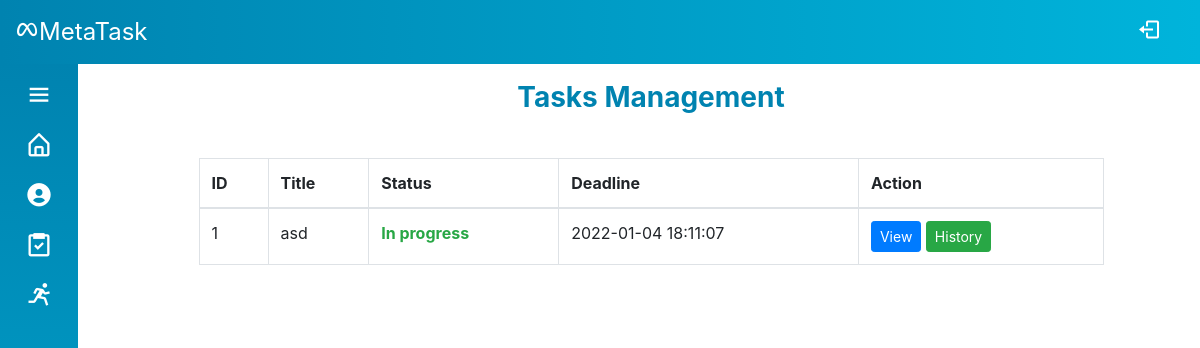
/Source/mvc/index.php (signed in), run on an earlier commit of the app's database.
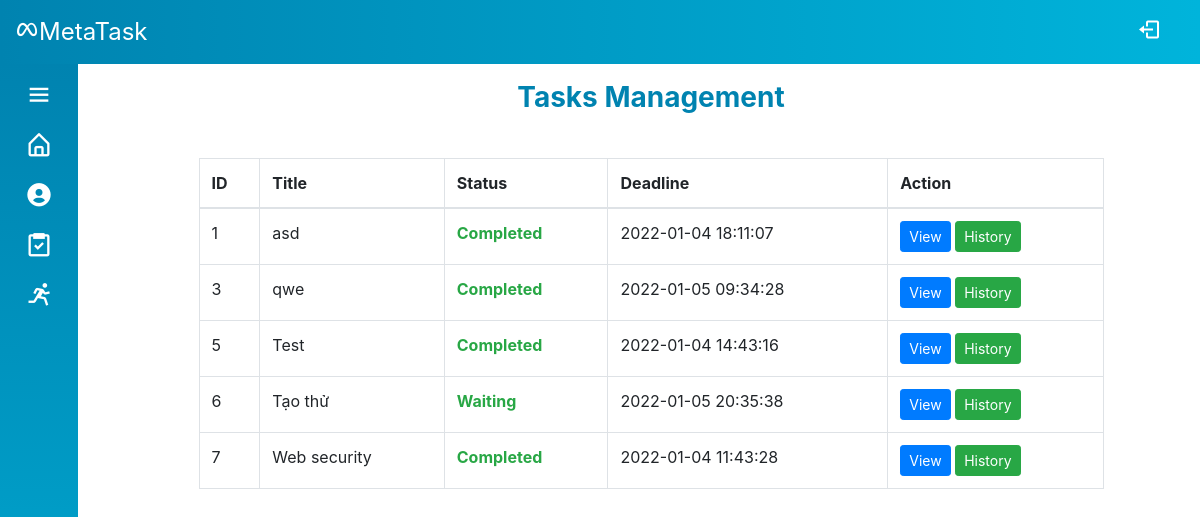
And on a later commit of the database.
### tables this page shows
CREATE TABLE `task` (
  `id` int(6) UNSIGNED NOT NULL,
  `manager_id` int(6) UNSIGNED NOT NULL,
  `staff_id` int(6) UNSIGNED NOT NULL,
  `title` varchar(100) NOT NULL,
  `description` varchar(200) DEFAULT NULL,
  `status` varchar(30) DEFAULT 'New',
  `rating` varchar(10) DEFAULT NULL,
  `date_created` timestamp NOT NULL DEFAULT current_timestamp(),
  `deadline` datetime NOT NULL
);

### Source/mvc/controllers/base_controller.php (called while the page is built, shortened)
<?php
    class BaseController {
        protected $name;
        public function render($view, $data = array()) {
            extract($data);
            require_once('views/' .$this->name . '/' . $view . '.php');
            $content = ob_get_clean();
            require_once('views/layout/template.php');
        }
    }
?>

### Source/mvc/controllers/task_controller.php (called while the page is built, shortened)
<?php
require_once('models/Task.php');
require_once('base_controller.php');
class TaskController extends BaseController
{
    public function indexStaff()
    {
        $tasks = Task::getAllAssignedTasks($_SESSION['id']);
        $data = array('tasks' => $tasks);
        $this->render('indexStaff', $data);
    }
}

### Source/mvc/route.php (called while the page is built, shortened)
<?php
$obj = new $className();
$obj->$action();

### Source/mvc/index.php (called while the page is built, shortened)
<?php
require_once('route.php');

### Source/mvc/models/Task.php (called while the page is built, shortened)
<?php
class Task
{
    public function __construct(
        $id,
        $managerID,
        $staffID,
        $title,
        $description,
        $status,
        $rating,
        $date,
        $deadline,
    ) {
        $this->id = $id;
        $this->title = $title;
        $this->status = $status;
        $this->deadline = $deadline;
    }
    public static function getAllAssignedTasks($staffID)
    {
        $sql = "SELECT * FROM task WHERE staff_id = :staffID AND status <> 'Canceled'";
        $conn = DB::getConnection();
        $stm = $conn->prepare($sql);
        $stm->execute(array('staffID' => $staffID));
        $data = array();
        foreach ($stm->fetchAll() as $item) {
            $data[] = new Task($item['id'], $item['manager_id'], $item['staff_id'], $item['title'], $item['description'], $item['status'], $item['rating'], $item['date_created'], $item['deadline']);
        }
        return $data;
    }
}

### Source/mvc/views/task/indexStaff.php (the view)
<div class="container-fluid">
    <div class="row">
        <div class="col-12 col-md-10 offset-md-1">
            <div class="profile-info">
                <div class="info-header mb-3">Tasks Management</div>
                <div class="info-body">
                    <div class="table-wrapper-scroll-y">
                        <table class="table table-bordered table-hover mt-4 table-responsive-md">
                            <thead>
                                <tr>
                                    <th>ID</th>
                                    <th>Title</th>
                                    <th>Status</th>
                                    <th>Deadline</th>
                                    <th>Action</th>
                                </tr>
                            </thead>
                            <tbody id="table-body">
                                <?php
                                foreach ($data['tasks'] as $s) {
                                ?>
                                    <tr>
                                        <td><?= $s->id ?></td>
                                        <td><?= $s->title ?></td>
                                        <td class="text-success font-weight-bold"><?= $s->status ?></td>
                                        <td><?= $s->deadline ?></td>
                                        <td>
                                            <a class="btn btn-sm btn-primary" href="?controller=task&action=viewStaff&id=<?= $s->id ?>">View</a>
                                            <a class="btn btn-sm btn-success" href="?controller=task&action=indexHistory&id=<?= $s->id ?>">History</a>
                                        </td>
                                    </tr>
                                <?php
                                }
                                ?>
                            </tbody>
                        </table>
                    </div>
                </div>
            </div>
        </div>
    </div>
</div>

### Source/mvc/views/layout/template.php (shortened to what this page needs)
<!DOCTYPE html>
<html lang="en">
<head>
    <link rel="stylesheet" href="https://maxcdn.bootstrapcdn.com/bootstrap/4.5.2/css/bootstrap.min.css" />
    <link rel="stylesheet" href="./style.css" />
    <link href="https://unpkg.com/boxicons@2.1.1/css/boxicons.min.css" rel="stylesheet" />
</head>
<body>
    <?= include_once('header.php') ?>
    <?= include_once('sidebar.php') ?>
    <div class="home-content">
        <?= $content ?>
    </div>
</body>
</html>

### Source/mvc/views/layout/header.php (shortened to what this page needs)
<header class="header">
    <div class="container-fluid">
        <div class="row header-content">
            <div class="col-8">
                <div class="logo">
                    <i class="bx bxl-meta"></i><span class="log-name">MetaTask</span>
                </div>
            </div>
            <div class="col-4">
                <div id="log-out" data-toggle="tooltip" data-placement="bottom" title="Log out">
                    <a href="?controller=login&action=logout"><i class="bx bx-log-out d-none d-sm-inline-block"></i></a>
                </div>
            </div>
        </div>
    </div>
</header>

### Source/mvc/views/layout/sidebar.php (shortened to what this page needs)
<div class="sidebar">
    <div class="menu">
        <i class="bx bx-menu d-none d-sm-inline-block" id="menu-btn"></i>
    </div>
    <?php include_once('navbar.php') ?>
</div>

### Source/mvc/views/layout/navbar.php (shortened to what this page needs)
<?php
$role = $_SESSION['role'];
$taskAction = $role == 1 ? 'indexStaff' : 'indexManager';
?>
<ul class="nav-list">
    <li>
        <a href="?controller=login&action=view" data-toggle="tooltip" data-placement="right" title="Home">
            <i class='bx bx-home-alt'></i>
        </a>
    </li>
    <li>
        <a href="?controller=user&action=viewProfile" data-toggle="tooltip" data-placement="right" title="Profile">
            <i class="bx bxs-user-circle"></i>
        </a>
    </li>
    <li>
        <a href="?controller=task&action=<?= $taskAction ?>" data-toggle="tooltip" data-placement="right" title="Task Management">
            <i class="bx bx-task"></i>
        </a>
    </li>
    <li>
        <a href="?controller=leave&action=index" data-toggle="tooltip" data-placement="right" title="Leaves Management">
            <i class="bx bx-run"></i>
        </a>
    </li>
    <?php
    $html = ob_get_clean();
    if ($role != 3) {
        echo $html;
    }
    ?>
</ul>

### Source/mvc/style.css (style rules this page uses)
* { padding: 0; margin: 0; box-sizing: border-box; list-style-type: none; }
body { position: relative; min-height: 100vh; width: 100%; }
.header { position: fixed; top: 0; left: 0; z-index: 1; background: #00b4db; background: -webkit-linear-gradient( to right, #0083b0, #00b4db ); background: linear-gradient( to right, #0083b0, #00b4db ); color: #fff; height: 64px; width: 100%; }
.header-content { font-size: 24px; line-height: 64px; }
.header .logo { display: inline-block; }
.header #log-out { float: right; }
.header #log-out a { display: inline-block; border-radius: 12px; padding: 0 24px; transition: all 0.3s ease; }
.sidebar { position: fixed; top: 64px; left: 0; height: 100%; padding: 6px 14px; width: 78px; transition: all 0.4s ease; background: #00b4db; background: -webkit-linear-gradient( to bottom, #0083b0, #00b4db ); background: linear-gradient( to bottom, #0083b0, #00b4db ); }
.menu { width: 100%; }
.sidebar #menu-btn { min-width: 50px; height: 50px; line-height: 50px; font-size: 28px; color: #fff; text-align: center; border-radius: 12px; cursor: pointer; }
.header #log-out a, .sidebar .nav-list a { color: #fff; }
.sidebar .nav-list li { height: 50px; width: 100%; margin: 0; line-height: 50px; text-align: center; }
.sidebar .nav-list li > a { text-decoration: none; display: flex; align-items: center; border-radius: 12px; transition: all 0.3s ease; }
.header-content .menu i, .sidebar .nav-list li i { height: 50px; min-width: 50px; line-height: 50px; border-radius: 12px; font-size: 28px; }
.home-content { position: absolute; top: 64px; left: 78px; width: calc(100% - 78px); height: 100%; margin: 12px; transition: all 0.4s ease; }
.profile-info, .profile-img { height: 360px; }
.modal .modal-header .modal-title, .profile-info .info-header { text-align: center; font-size: 28px; font-weight: 700; color: #0083b0; }
.table-wrapper-scroll-y { height: 60vh; overflow: auto; }

What changed in the data, as far as the page shows it:
changed task "asd": status "In progress" → "Completed"
added task: id "3", title "qwe", status "Completed", deadline "2022-01-05 09:34:28"
added task: id "5", title "Test", status "Completed", deadline "2022-01-04 14:43:16"
added task: id "6", title "Tạo thử", status "Waiting", deadline "2022-01-05 20:35:38"
added task: id "7", title "Web security", status "Completed", deadline "2022-01-04 11:43:28"
